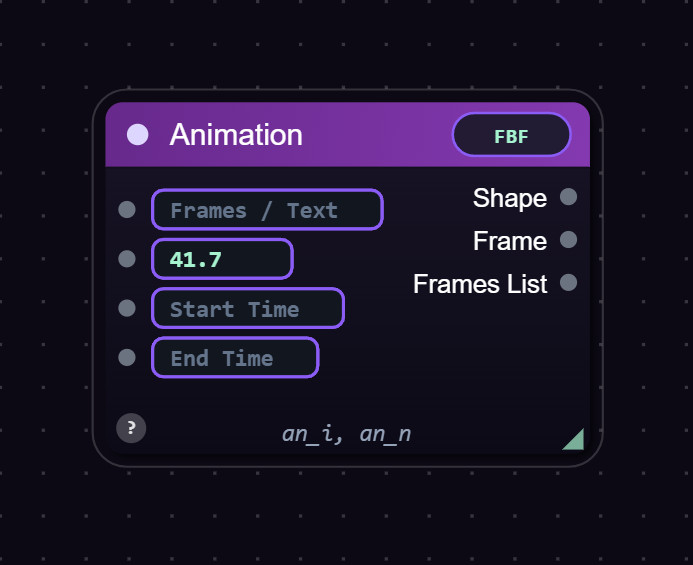
#> input picture PyxisNodes/docs/img/animation.jpg, 693 x 565 px
$ python -i img_tracer_engine.py   (imports and definitions only)
#> lines starting #> are read from the running program, lines starting #| are printed output that depends on the picture; after the words box and inside, x2 and y2 are one past the last pixel; in counts of white or black regions, pixels touching at a corner belong together
#> in _trace_single_image_file, img is the input picture: PIL image 693x565 RGB; mean R, G, B 26.4, 19.5, 39.6
### PyxisNodes/src/paths.py
# Pyxis Effector - Plugin for Aegisub
# Copyright (C) 2026 @mandholine, @effector2, @pholguinc and Pyxis Effector contributors
#
# This program is free software: you can redistribute it and/or modify
# it under the terms of the GNU General Public License as published by
# the Free Software Foundation version 3.
#
# This program is distributed in the hope that it will be useful,
# but WITHOUT ANY WARRANTY; without even the implied warranty of
# MERCHANTABILITY or FITNESS FOR A PARTICULAR PURPOSE.  See the
# GNU General Public License for more details.
#
# You should have received a copy of the GNU General Public License
# along with this program. If not, see <https://www.gnu.org/licenses/>.
# For any question you can visit: https://discord.gg/fsxRESeQZN

"""
Module: paths.py
Architectural Role: Canonical absolute path manager and binary/asset resolution engine.

Upstream Dependencies:
    - os, shutil, sys: Standard library modules for filesystem inspection and PATH searches.

Downstream Callers:
    - main.py: Resolves web GUI, bundled templates and preview ASS base files.
    - dependency_checker.py: Verifies presence of auxiliary system executables.
    - img_tracer_engine.py: Resolves potrace.exe binary.
    - audio_engine.py / audio_preprocessor.py: Resolves ffmpeg.exe binary.
    - template_store.py: Accesses templates/ directory and preset serialisation.
    - pyxis_daemon.py: Resolves execution root directory and IPC sockets.

Side Effects and State:
    - Passive filesystem inspection via os.path.exists() and shutil.which().
    - Invariant: Always returns normalised canonical absolute paths, avoiding
      relative current working directory (CWD) pitfalls in frozen environments or Aegisub automation.
"""

import os
import shutil
import sys

SRC_DIR = os.path.dirname(os.path.abspath(__file__))
PYXIS_ROOT_DIR = os.path.dirname(SRC_DIR)
BIN_DIR = os.path.join(PYXIS_ROOT_DIR, "bin")
WEB_DIR = os.path.join(PYXIS_ROOT_DIR, "web")
DOCS_DIR = os.path.join(PYXIS_ROOT_DIR, "docs")
TEMPLATES_DIR = os.path.join(PYXIS_ROOT_DIR, "templates")
PREVIEW_BASE_ASS = os.path.join(PYXIS_ROOT_DIR, "preview_base.ass")

IS_WINDOWS = os.name == "nt"
IS_MACOS = sys.platform == "darwin"

# Una app GUI de macOS (p. ej. Aegisub abierto desde el Finder) hereda un PATH mínimo
# sin Homebrew, así que ffmpeg/potrace instalados con brew no se encontrarían.
_MACOS_EXTRA_BIN_DIRS = ("/opt/homebrew/bin", "/opt/homebrew/sbin", "/usr/local/bin")


def ensure_tool_path() -> None:
    """Añade al final del PATH los directorios habituales de herramientas en macOS."""
    if not IS_MACOS:
        return
    current = os.environ.get("PATH", "").split(os.pathsep)
    missing = [d for d in _MACOS_EXTRA_BIN_DIRS if d not in current and os.path.isdir(d)]
    if missing:
        os.environ["PATH"] = os.pathsep.join([p for p in current if p] + missing)


ensure_tool_path()


# [11 lines left out: function get_user_data_dir, not called in this run]


def get_bin_path(binary_name: str) -> str:
    """
    Resolves the absolute path to an executable binary using a 3-tier fallback strategy.

    Search Strategy (for each candidate name):
        1. Isolated bin/ directory (standard Pyxis distribution).
        2. PyxisNodes root folder (legacy or portable environments without bin/).
        3. Operating system global PATH (shutil.which).
        4. Default fallback to the bin/ target if not found.

    Args:
        binary_name (str): Base name of the binary (e.g. 'ffmpeg', 'potrace', 'libass_profiler').
                           On NT platforms (Windows), automatically appends the '.exe' extension.
                           On POSIX platforms both the packaged '.exe' name and the native
                           name without suffix are accepted.

    Returns:
        str: Resolved absolute path towards the executable file or expected target.

    Dependencies & Couplings:
        - Called by img_tracer_engine.py for potrace.exe.
        - Called by audio_engine.py for ffmpeg.exe.
        - Called by ass_telemetry_engine.py for libass_profiler.exe.
    """
#> called with binary_name = 'potrace'
    if IS_WINDOWS:
        names = [f"{binary_name}.exe"] if not binary_name.lower().endswith(".exe") else [binary_name]
    else:
        names = []
        if binary_name.lower().endswith(".exe"):
            names.append(binary_name[:-4])
        names.append(binary_name)

    fallback_target = None
    for exe_name in names:
        # 1. Search in bin/
        bin_target = os.path.join(BIN_DIR, exe_name)
        if fallback_target is None:
            fallback_target = bin_target
        if os.path.exists(bin_target):
            return bin_target

        # 2. Search in PyxisNodes root
        root_target = os.path.join(PYXIS_ROOT_DIR, exe_name)
        if os.path.exists(root_target):
            return root_target

        # 3. Search in system PATH
        system_path = shutil.which(exe_name)
        if system_path:
            return system_path

    # Fallback to bin/ target
    return fallback_target


# [56 lines left out: functions get_web_path, get_docs_path, get_templates_path, not called in this run]

### PyxisNodes/src/img_tracer_engine.py
# Pyxis Effector - Plugin for Aegisub
# Copyright (C) 2026 @mandholine, @effector2, @pholguinc and Pyxis Effector contributors
#
# This program is free software: you can redistribute it and/or modify
# it under the terms of the GNU General Public License as published by
# the Free Software Foundation version 3.
#
# This program is distributed in the hope that it will be useful,
# but WITHOUT ANY WARRANTY; without even the implied warranty of
# MERCHANTABILITY or FITNESS FOR A PARTICULAR PURPOSE.  See the
# GNU General Public License for more details.
#
# You should have received a copy of the GNU General Public License
# along with this program. If not, see <https://www.gnu.org/licenses/>.
# For any question you can visit: https://discord.gg/fsxRESeQZN

"""
Image tracing engine to ASSDraw vector shapes (m, l, b) for PyxisNodes.
Supports:
1. Native Python Potrace Bézier engine (cubic curves b x1 y1 x2 y2 x3 y3 + lines l x y).
2. Polygonal engine (Douglas-Peucker) for clean geometry.
3. Sobel/Gradient edge tracer engine.
4. potrace.exe executable integration.
5. Anchor, scale, target dimension (out_w, out_h), threshold, and inversion adjustments.
6. Parameter & mtime caching for real-time execution.
"""

import os
import re
import math
import glob
import subprocess
import tempfile
import hashlib
from typing import Dict, List, Tuple, Any
from PIL import Image, ImageOps, ImageFilter
import numpy as np

from collections import OrderedDict

try:
    import pyclipper
except ImportError:
    pyclipper = None

_TRACER_CACHE: OrderedDict[str, Dict[str, Any]] = OrderedDict()
_MAX_TRACER_CACHE = 512

def clear_tracer_cache():
    """Clears the raster image vector tracing cache."""
    _TRACER_CACHE.clear()


def _get_potrace_exe_path() -> str:
    """Returns path to potrace executable if present and executable."""
    exe_name = "potrace.exe" if os.name == "nt" else "potrace"
    try:
        from paths import get_bin_path
        cand = get_bin_path("potrace")
        if os.path.isfile(cand) and os.path.getsize(cand) > 10000:
            return cand
    except Exception:
        pass
    base_dir = os.path.dirname(os.path.abspath(__file__))
    candidates = [
        os.path.join(base_dir, "bin", exe_name),
        os.path.join(base_dir, "..", "bin", exe_name),
        os.path.join(base_dir, exe_name),
        exe_name
    ]
    for cand in candidates:
        if os.path.isfile(cand) and os.path.getsize(cand) > 10000:
            return cand
    import shutil
    system_potrace = shutil.which("potrace")
    if system_potrace:
        return system_potrace
    return ""


# [108 lines left out: functions _get_ffmpeg_exe_path, _get_or_create_inverted_webp, not called in this run]


def _is_animated_gif(image_path: str) -> bool:
    """Determine whether an image file is an animated multi-frame sequence (GIF/WebP/APNG).

    Args:
        image_path (str): Filesystem path to the candidate image file.

    Returns:
        bool: True if the file contains more than one frame, False otherwise.
    """
    if not image_path or not os.path.isfile(image_path):
        return False
    ext = os.path.splitext(image_path)[1].lower()
    if ext in ['.gif', '.webp', '.apng']:
        try:
            with Image.open(image_path) as im:
                return getattr(im, "is_animated", False) and im.n_frames > 1
        except Exception:
            return ext == '.gif'
    return False


# [145 lines left out: functions _get_or_extract_gif_frames, _parse_svg_path_to_ass, not called in this run]


def _rdp_simplify(points: List[Tuple[float, float]], epsilon: float) -> List[Tuple[float, float]]:
    """Ramer-Douglas-Peucker algorithm for polygon simplification."""
    if len(points) < 3:
        return points

    dmax = 0.0
    index = 0
    end = len(points) - 1

    p1 = np.array(points[0])
    p2 = np.array(points[end])

    line_vec = p2 - p1
    line_len = np.linalg.norm(line_vec)

    for i in range(1, end):
        p = np.array(points[i])
        if line_len == 0:
            d = np.linalg.norm(p - p1)
        else:
            d = np.abs(line_vec[0] * (p1[1] - p[1]) - line_vec[1] * (p1[0] - p[0])) / line_len

        if d > dmax:
            index = i
            dmax = d

    if dmax > epsilon:
        rec1 = _rdp_simplify(points[:index+1], epsilon)
        rec2 = _rdp_simplify(points[index:], epsilon)
        return rec1[:-1] + rec2
    else:
        return [points[0], points[end]]


def _fit_bezier_splines(pts: List[Tuple[float, float]], smooth_factor: float = 0.25) -> List[str]:
    """Converts vertices into smooth cubic ASSDraw Bézier curves (b x1 y1 x2 y2 x3 y3) or lines (l x y)."""
    n = len(pts)
    if n < 3:
        return [f"l {round(p[0], 2):g} {round(p[1], 2):g}" for p in pts[1:]]

    commands = []
    for i in range(n - 1):
        p0 = pts[i - 1] if i > 0 else pts[i]
        p1 = pts[i]
        p2 = pts[i + 1]
        p3 = pts[i + 2] if i + 2 < n else p2

        v1 = np.array([p1[0] - p0[0], p1[1] - p0[1]])
        v2 = np.array([p2[0] - p1[0], p2[1] - p1[1]])
        norm1 = np.linalg.norm(v1)
        norm2 = np.linalg.norm(v2)

        is_corner = False
        if norm1 > 0 and norm2 > 0:
            cos_angle = np.dot(v1, v2) / (norm1 * norm2)
            if cos_angle < 0.2:
                is_corner = True

        if is_corner:
            commands.append(f"l {round(p2[0], 2):g} {round(p2[1], 2):g}")
        else:
            cp1_x = p1[0] + (p2[0] - p0[0]) * smooth_factor
            cp1_y = p1[1] + (p2[1] - p0[1]) * smooth_factor
            cp2_x = p2[0] - (p3[0] - p1[0]) * smooth_factor
            cp2_y = p2[1] - (p3[1] - p1[1]) * smooth_factor
            commands.append(
                f"b {round(cp1_x, 2):g} {round(cp1_y, 2):g} {round(cp2_x, 2):g} {round(cp2_y, 2):g} {round(p2[0], 2):g} {round(p2[1], 2):g}"
            )
    return commands


def _trace_python_native(
    img: Image.Image,
    mode: str,
    threshold: int,
    invert: bool,
    tolerance: float,
    bin_mode: str = "Luminance",
    alphamax: float = 1.0
) -> str:
    """Execute native Python raster image tracing into ASSDraw geometry using NumPy and Pillow.

    Performs channel binarisation (Luminance, Silhouette, or Borders gradient), extracts boundary
    contours, simplifies vertices via Ramer-Douglas-Peucker decimation, and fits cubic Bézier
    splines or linear segments.

    Args:
        img (Image.Image): Source Pillow image instance.
        mode (str): Tracing algorithm ('potrace' for Bézier, 'polygon' or 'borders' for lines).
        threshold (int): Binarisation cut-off threshold (0 to 255).
        invert (bool): Invert polarity of the binary mask.
        tolerance (float): Simplification tolerance epsilon for RDP decimation.
        bin_mode (str, optional): Binarisation mode ('Luminance', 'Silhouette', 'Borders'). Defaults to 'Luminance'.
        alphamax (float, optional): Smoothness factor for Bézier spline fitting. Defaults to 1.0.

    Returns:
        str: Space-separated ASSDraw command string ('m ... l ... b ...').
    """
#> called with mode = 'Potrace', threshold = 128, invert = False, tolerance = 1, bin_mode = 'Luminance', alphamax = 1
    if img.mode != 'RGBA':
        img = img.convert('RGBA')
#> img: PIL image 693x565 RGBA

    arr = np.array(img)
    alpha = arr[:, :, 3]
#> alpha: shape (565, 693); every value is 255
    gray = np.array(img.convert('L'))
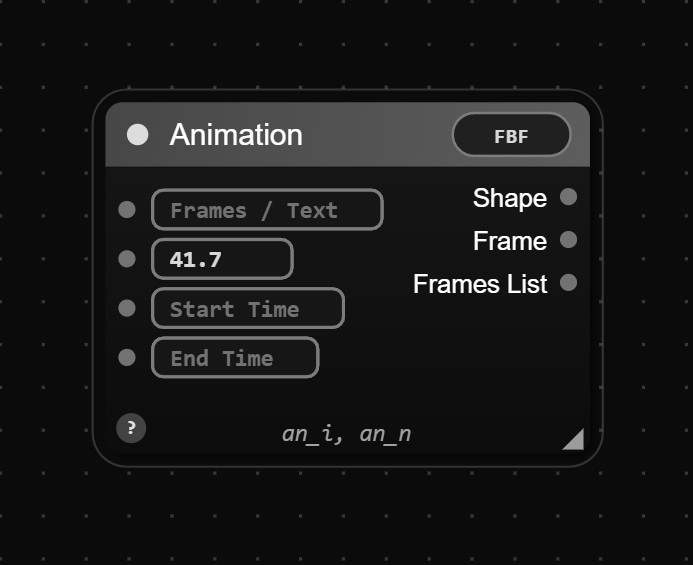
#> gray: shape (565, 693); min 1, max 255, mean 23.7

    binary = np.zeros_like(gray, dtype=np.uint8)

    b_m = str(bin_mode).strip().lower()
    if b_m == "silhouette":
        mask = alpha >= threshold
    elif b_m == "borders":
        gx = np.abs(np.diff(gray.astype(float), axis=1, prepend=0))
        gy = np.abs(np.diff(gray.astype(float), axis=0, prepend=0))
        grad = np.sqrt(gx**2 + gy**2)
        if np.any(alpha < 250):
            mask = (grad >= threshold) & (alpha >= 10)
        else:
            mask = grad >= threshold
    else:  # luminance
        if np.any(alpha < 250):
            mask = (gray < threshold) & (alpha >= 10)
            if not np.any(mask):
                mask = alpha >= 10
        else:
            mask = gray < threshold
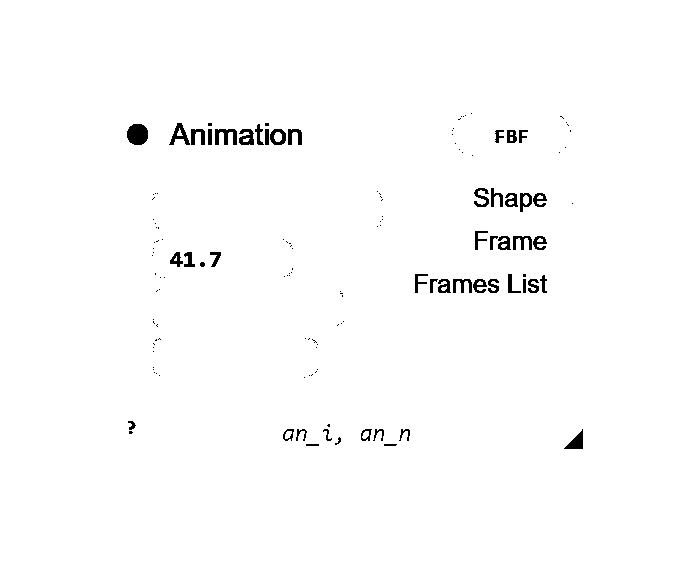
#> mask: shape (565, 693) bool; 98.7% white; 140 black regions (92 under 20 px), largest, box (x1, y1, x2, y2) and area: (127, 124, 148, 145) 366, (215, 129, 237, 145) 219, (169, 123, 190, 145) 191

    if invert:
        mask = ~mask

    binary[mask] = 255

    mode_clean = str(mode).strip().lower()
    if mode_clean == "borders":
        pil_bin = Image.fromarray(binary).filter(ImageFilter.FIND_EDGES)
        binary = np.array(pil_bin)
        binary = (binary > 50).astype(np.uint8) * 255

    padded = np.pad(binary, 1, mode='constant', constant_values=0)
    h, w = padded.shape
    visited = np.zeros_like(padded, dtype=bool)
    contours = []

    dx = [1, 1, 0, -1, -1, -1, 0, 1]
    dy = [0, 1, 1, 1, 0, -1, -1, -1]

    for y in range(1, h - 1):
        for x in range(1, w - 1):
            if padded[y, x] == 255 and not visited[y, x]:
                is_edge = False
                for d in range(8):
                    if padded[y + dy[d], x + dx[d]] == 0:
                        is_edge = True
                        break

                if is_edge:
                    contour_pts = []
                    cx, cy = x, y
                    start_x, start_y = x, y
                    dir_idx = 0
                    steps = 0
                    max_steps = w * h

                    while steps < max_steps:
                        visited[cy, cx] = True
                        contour_pts.append((float(cx - 1), float(cy - 1)))

                        found_next = False
                        for d in range(8):
                            nd = (dir_idx + d) % 8
                            nx, ny = cx + dx[nd], cy + dy[nd]
                            if 0 <= nx < w and 0 <= ny < h:
                                if padded[ny, nx] == 255:
                                    cx, cy = nx, ny
                                    dir_idx = (nd + 5) % 8
                                    found_next = True
                                    break
                        if not found_next or (cx == start_x and cy == start_y and len(contour_pts) > 2):
                            break
                        steps += 1

                    if len(contour_pts) >= 4:
                        contours.append(contour_pts)

    if not contours:
        return ""

    ass_parts = []
    epsilon = max(0.5, float(tolerance))

    s_factor = max(0.0, float(alphamax)) * 0.25

    for c_pts in contours:
        simple_pts = _rdp_simplify(c_pts, epsilon)
        if len(simple_pts) < 3:
            continue

        start_p = simple_pts[0]
        ass_parts.append(f"m {round(start_p[0], 2):g} {round(start_p[1], 2):g}")

        if mode_clean == "potrace":
            bezier_cmds = _fit_bezier_splines(simple_pts, smooth_factor=s_factor)
            ass_parts.extend(bezier_cmds)
        else:  # polygon, borders
            for p in simple_pts[1:]:
                ass_parts.append(f"l {round(p[0], 2):g} {round(p[1], 2):g}")
#> (the rest of the program and of its run is left out)
